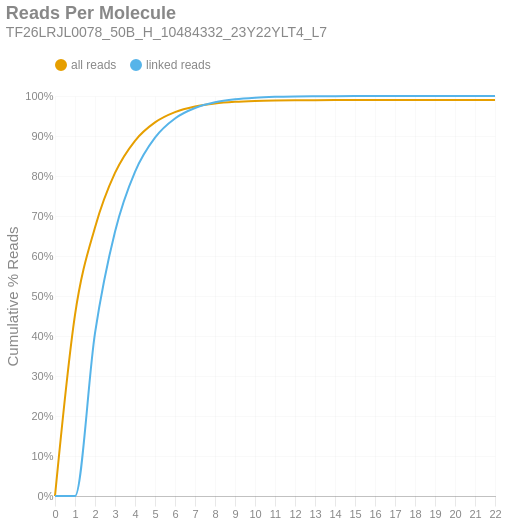

Notebook code cell kept with this figure:
### Markdown cell above
### Reads per Molecule
This chart shows the cumulative distribution of the number of reads per linked molecule. That is, how many alignments are associated with a unique molecule. This excludes the number of reads associated with invalid or absent linked-read barcodes. The `linked` histogram is the percentages recalculated when disregarding singletons.

### Code cell
if SKIPLR:
    print_html(f"Skipped")
else:
    counts = np.bincount(valids['reads'].cast(pl.Int64).to_numpy())
    weighted = counts * np.arange(len(counts))
    all_perc = weighted / n_reads
    linked_perc = weighted / n_linked_reads
    linked_perc[1] = 0
    binned_df = pl.DataFrame({
        'readsper': list(range(len(counts))),
        'all reads (cumsum)': np.cumsum(all_perc).tolist(),
        'linked reads (cumsum)': np.cumsum(linked_perc).tolist(),
    })

    with SafeRender(binned_df):
        (
            density_plot(binned_df, 'Reads Per Molecule', samplename, 'readspmol')
            .encode(
                x=alt.X('readsper:O', title=None).axis(labelAngle=0).scale(padding=0),
                y=alt.Y('value:Q', title='Cumulative % Reads').axis(format='%').stack(False),
                color=alt.Color("key:N").scale(domain=["all reads", "linked reads"]),
                tooltip=[
                    alt.Tooltip("key:N", title="Data Type"),
                    alt.Tooltip("readsper:O", title="Reads Per Molecule"),
                    alt.Tooltip("value:Q", format=".2%", title="% Reads (Cum.)")
                ]            
            )
        ).display()

### Figure 1 — Vega-Lite specification as saved in the notebook (floating-point values rounded to 4 significant figures)
{"width": "container", "height": 400, "config": {"title": {"anchor": "start", "dy": -15, "fontSize": 18, "color": "#888888", "subtitleColor": "#888888", "subtitleFontSize": 14}, "arc": {"fill": "#0072B2"}, "axis": {"domainColor": "#888888", "domainWidth": 0.5, "gridWidth": 0.2, "grid": false, "titleFontWeight": 400, "titleFontSize": 15, "labelFontSize": 11, "labelColor": "#888888", "tickColor": "#888888", "tickWidth": 0.2, "titleColor": "#888888"}, "axisBand": {"grid": false}, "axisX": {"grid": true, "tickSize": 10, "domainCap": "round"}, "axisY": {"domain": false, "grid": true, "tickSize": 0, "domainCap": "round"}, "background": "transparent", "header": {"labelFontSize": 15, "labelColor": "#888888", "titleFontSize": 15, "titleFontWeight": 600, "titleColor": "#888888"}, "legend": {"labelFont": "sans-serif", "labelFontSize": 12, "labelColor": "#888888", "symbolSize": 100, "symbolType": "circle", "titleFontSize": 12, "titlePadding": 10, "titleColor": "#888888", "title": null, "orient": "top"}, "range": {"category": ["#E69F00", "#56B4E9", "#009E73", "#F0E442", "#0072B2", "#D55E00", "#CC79A7", "#000000"], "diverging": ["#cfe8f3", "#a2d4ec", "#73bfe2", "#46abdb", "#1696d2", "#12719e"]}, "area": {"fill": "#0072B2", "fillOpacity": 0.7, "line": true, "strokeOpacity": 0.7}, "line": {"color": "#0072B2", "stroke": "#0072B2", "strokeWidth": 2}, "trail": {"color": "#0072B2", "stroke": "#0072B2", "strokeWidth": 0, "size": 1}, "point": {"filled": true, "fillOpacity": 1.0, "size": 95}, "text": {"color": "#888888", "fontSize": 11, "align": "right", "fontWeight": 400, "size": 11}, "bar": {"fill": "#0072B2", "stroke": null}, "view": {"stroke": null, "continuousWidth": 660, "continuousHeight": 400}}, "data": {"name": "data-ddb4b369eecb7234f0c8cf00230f309d"}, "mark": {"type": "line", "interpolate": "monotone", "point": {"opacity": 0, "size": 275}}, "encoding": {"color": {"field": "key", "scale": {"domain": ["all reads", "linked reads"]}, "type": "nominal"}, "tooltip": [{"field": "key", "title": "Data Type", "type": "nominal"}, {"field": "readsper", "title": "Reads Per Molecule", "type": "ordinal"}, {"field": "value", "format": ".2%", "title": "% Reads (Cum.)", "type": "quantitative"}], "x": {"axis": {"labelAngle": 0}, "field": "readsper", "scale": {"padding": 0}, "title": null, "type": "ordinal"}, "y": {"axis": {"format": "%"}, "field": "value", "stack": false, "title": "Cumulative % Reads", "type": "quantitative"}}, "params": [{"name": "param_c36ac31b6afebe62", "select": {"type": "point", "fields": ["key"]}, "bind": "legend"}], "title": {"text": "Reads Per Molecule", "subtitle": "TF26LRJL0078_50B_H_10484332_23Y22YLT4_L7"}, "transform": [{"fold": ["all reads (cumsum)", "linked reads (cumsum)"]}, {"calculate": "replace(datum.key, ' (cumsum)', '')", "as": "key"}, {"filter": {"param": "param_c36ac31b6afebe62"}}], "usermeta": {"embedOptions": {"downloadFileName": "TF26LRJL0078_50B_H_10484332_23Y22YLT4_L7.readspmol"}}, "$schema": "https://vega.github.io/schema/vega-lite/v6.4.1.json", "datasets": {"data-ddb4b369eecb7234f0c8cf00230f309d": [{"readsper": 0, "all reads (cumsum)": 0.0, "linked reads (cumsum)": 0.0}, {"readsper": 1, "all reads (cumsum)": 0.4527, "linked reads (cumsum)": 0.0}, {"readsper": 2, "all reads (cumsum)": 0.6713, "linked reads (cumsum)": 0.407}, {"readsper": 3, "all reads (cumsum)": 0.8076, "linked reads (cumsum)": 0.6607}, {"readsper": 4, "all reads (cumsum)": 0.8881, "linked reads (cumsum)": 0.8106}, {"readsper": 5, "all reads (cumsum)": 0.934, "linked reads (cumsum)": 0.896}, {"readsper": 6, "all reads (cumsum)": 0.9597, "linked reads (cumsum)": 0.9438}, {"readsper": 7, "all reads (cumsum)": 0.9737, "linked reads (cumsum)": 0.9699}, {"readsper": 8, "all reads (cumsum)": 0.9814, "linked reads (cumsum)": 0.9842}, {"readsper": 9, "all reads (cumsum)": 0.9854, "linked reads (cumsum)": 0.9917}, {"readsper": 10, "all reads (cumsum)": 0.9876, "linked reads (cumsum)": 0.9957}, {"readsper": 11, "all reads (cumsum)": 0.9887, "linked reads (cumsum)": 0.9978}, {"readsper": 12, "all reads (cumsum)": 0.9893, "linked reads (cumsum)": 0.9989}, {"readsper": 13, "all reads (cumsum)": 0.9895, "linked reads (cumsum)": 0.9994}, {"readsper": 14, "all reads (cumsum)": 0.9897, "linked reads (cumsum)": 0.9997}, {"readsper": 15, "all reads (cumsum)": 0.9898, "linked reads (cumsum)": 0.9998}, {"readsper": 16, "all reads (cumsum)": 0.9898, "linked reads (cumsum)": 0.9999}, {"readsper": 17, "all reads (cumsum)": 0.9899, "linked reads (cumsum)": 1.0}, {"readsper": 18, "all reads (cumsum)": 0.9899, "linked reads (cumsum)": 1.0}, {"readsper": 19, "all reads (cumsum)": 0.9899, "linked reads (cumsum)": 1.0}, {"readsper": 20, "all reads (cumsum)": 0.9899, "linked reads (cumsum)": 1.0}, {"readsper": 21, "all reads (cumsum)": 0.9899, "linked reads (cumsum)": 1.0}, {"readsper": 22, "all reads (cumsum)": 0.9899, "linked reads (cumsum)": 1.0}]}}
